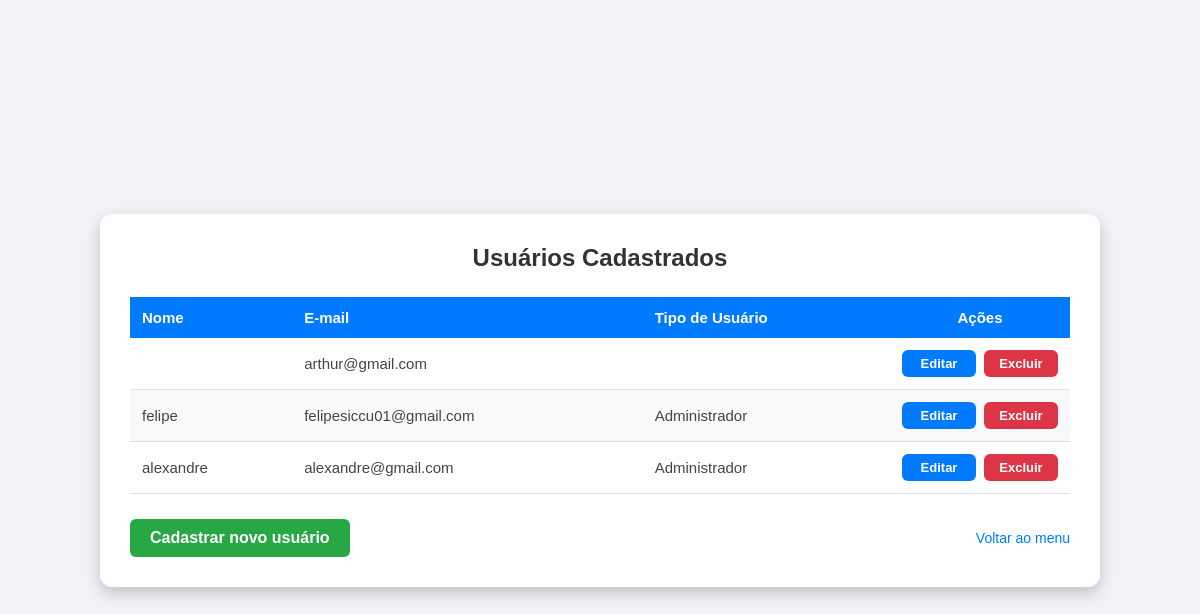
The app's page /usuario/listar/, older data.
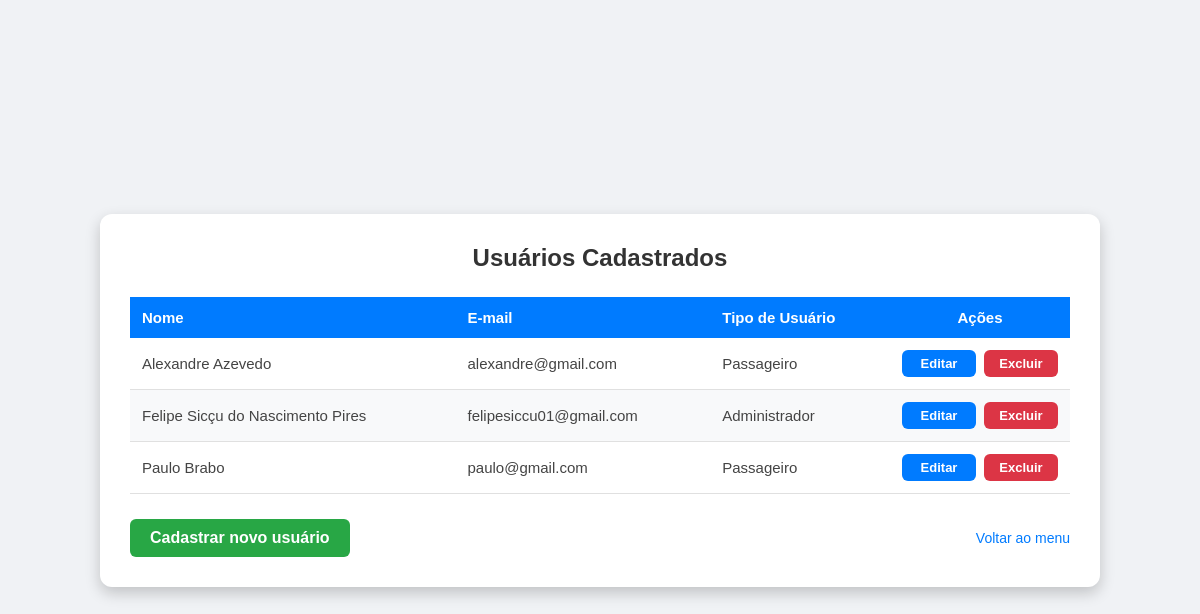
The same page, newer data.
### Usuario/models.py (models this page shows, shortened)
class Usuario(AbstractUser):  # Alterado de models.Model para AbstractUser
    TIPO_CHOICES = [
        ('cliente', 'Passageiro'),
        ('guiche', 'Guichê / Operador'),
        ('administrador', 'Administrador'),
    ]
    nome = models.CharField(max_length=100)
    tipo_de_usuario = models.CharField(max_length=50, choices=TIPO_CHOICES)
    celular = models.CharField(max_length=20)

### Usuario/views.py (the view)
# urls.py: path('listar/', views.listar_usuarios, name='listar_usuarios'),
def listar_usuarios(request):
    usuarios = Usuario.objects.all()
    return render(request, 'Usuario/listar_usuarios.html', {'usuarios': usuarios})

### Usuario/templates/Usuario/listar_usuarios.html (shortened to what this page needs)
{% load static %}
<link rel="stylesheet" href="{% static 'Usuario/css/estilo.css' %}">
<!DOCTYPE html>
<html lang="pt-br">
<head>
    <link rel="stylesheet" href="{% static 'Usuario/css/estilo.css' %}?v=15">
</head>
<body>
    <div class="caixa larga">
        <h1>Usuários Cadastrados</h1>
        <table>
            <thead>
                <tr>
                    <th>Nome</th>
                    <th>E-mail</th>
                    <th>Tipo de Usuário</th>
                    <th style="text-align: center; width: 180px;">Ações</th>
                </tr>
            </thead>
            <tbody>
                {% for usuario in usuarios %}
                <tr>
                    <td>{{ usuario.nome }}</td>
                    <td>{{ usuario.email }}</td>
                    <td>{{ usuario.get_tipo_de_usuario_display }}</td>
                    <td>
                        <div style="display: flex; gap: 8px; justify-content: center;">
                            <a href="{% url 'editar_usuario' usuario.id %}" class="btn-acao btn-azul" style="padding: 6px 12px; font-size: 13px;">Editar</a>
                            <a href="{% url 'excluir_usuario' usuario.id %}" class="btn-acao btn-vermelho" style="padding: 6px 12px; font-size: 13px;" onclick="return confirm('Tem certeza que deseja remover este usuário do sistema?');">Excluir</a>
                        </div>
                    </td>
                </tr>
                {% empty %}
                <tr>
                    <td colspan="4" class="sem-dados">Nenhum usuário cadastrado.</td>
                </tr>
                {% endfor %}
            </tbody>
        </table>
        <div class="rodape-botoes">
            <a href="{% url 'cadastrar_usuario' %}" class="btn-acao btn-verde" style="width: auto; padding: 10px 20px;">Cadastrar novo usuário</a>
            <a href="{% url 'menu' %}" class="link-padrao" style="width: auto; margin: 0;">Voltar ao menu</a>
        </div>
    </div>
</body>
</html>

### Usuario/static/Usuario/css/estilo.css (style rules this page uses)
* { margin: 0; padding: 0; box-sizing: border-box; }
body { height: 100vh; display: flex; justify-content: center; align-items: center; background-color: #f0f2f5; font-family: Arial, sans-serif; }
.caixa { background-color: #ffffff; padding: 30px; border-radius: 12px; box-shadow: 0 6px 15px rgba(0,0,0,0.2); width: 400px; max-width: 95%; }
.caixa.larga { width: 1000px; }
.caixa h1 { margin-bottom: 25px; font-size: 24px; color: #333; text-align: center; }
.caixa button, .btn-acao { width: 100%; padding: 12px; color: #fff; border: none; border-radius: 6px; font-size: 16px; font-weight: bold; cursor: pointer; text-decoration: none; text-align: center; transition: background-color 0.3s; }
.btn-azul { background-color: #007bff; }
.btn-verde { background-color: #28a745; }
.btn-vermelho { background-color: #dc3545; }
.caixa .link-padrao { display: inline-block; margin-top: 15px; color: #007bff; text-decoration: none; font-size: 14px; text-align: center; width: 100%; }
.caixa table { width: 100%; border-collapse: collapse; margin-bottom: 25px; font-size: 15px; }
.caixa th { background-color: #007bff; color: #ffffff; padding: 12px; font-weight: bold; text-align: left; }
.caixa td { padding: 12px; border-bottom: 1px solid #e0e0e0; color: #444; text-align: left; }
.caixa tbody tr:nth-child(even) { background-color: #f8f9fa; }
.rodape-botoes { display: flex; justify-content: space-between; align-items: center; gap: 15px; margin-top: 15px; }

Row changes from the older to the newer data that the page shows:
removed Usuario: email "arthur@gmail.com"
removed Usuario: nome "felipe", email "felipesiccu01@gmail.com", tipo_de_usuario "Administrador"
removed Usuario: nome "alexandre", email "alexandre@gmail.com", tipo_de_usuario "Administrador"
added Usuario: nome "Alexandre Azevedo", email "alexandre@gmail.com", tipo_de_usuario "Passageiro"
added Usuario: nome "Felipe Sicçu do Nascimento Pires", email "felipesiccu01@gmail.com", tipo_de_usuario "Administrador"
added Usuario: nome "Paulo Brabo", email "paulo@gmail.com", tipo_de_usuario "Passageiro"
